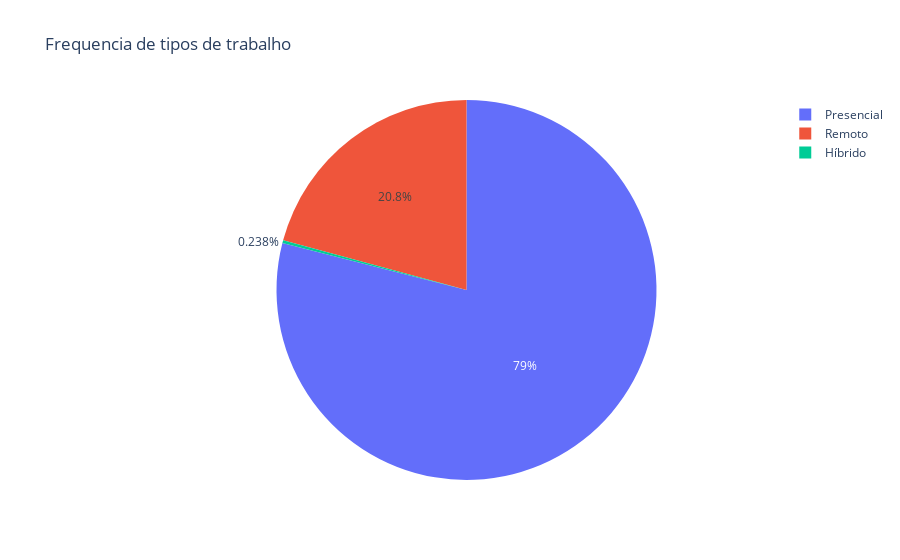

The notebook cell saved with this chart:
### Code cell
remote_count = df_limpo['remoto'].value_counts().reset_index()
remote_count.columns = ['tipo_trabalho', 'quantidade']
fig = px.pie(remote_count,
            names='tipo_trabalho',
            values='quantidade',
            title='Frequencia de tipos de trabalho'
            )
fig.show()

### Figure 1 — Plotly figure (JSON) as saved in the notebook; plotly's stock layout.template omitted (floating-point values rounded to 4 significant figures)
{"data": [{"domain": {"x": [0, 1], "y": [0, 1]}, "hovertemplate": "tipo_trabalho=%{label}<br>quantidade=%{value}<extra></extra>", "labels": ["Presencial", "Remoto", "Híbrido"], "legendgroup": "", "name": "", "showlegend": true, "type": "pie", "values": [105305, 27716, 318]}], "layout": {"legend": {"tracegroupgap": 0}, "title": {"text": "Frequencia de tipos de trabalho"}}}
